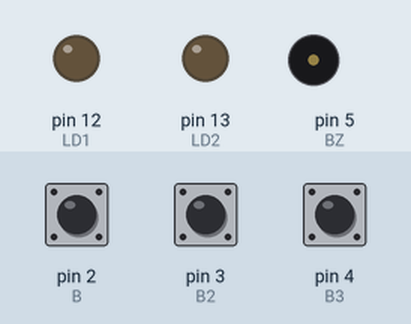
Recording of a sketch running on a simulated Arduino Uno, built with avr-gcc and run on an emulated ATmega328P. Parts: output pins drawn as LEDs (lit = HIGH), buzzer (waves = sounding). Dashed ring = blinking. The inputs (shaded band) are chosen by the test bench; at power-on: pin 2 (B) HIGH, pin 3 (B2) HIGH, pin 4 (B3) HIGH.

Above: at 0.8 s.
0.9 s: pin 2 (B) pulled LOW for 3.2 s
At 3.2 s:
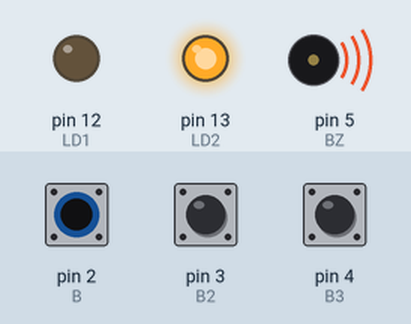
5.6 s: pin 3 (B2) pulled LOW for 3.2 s
At 6.7 s:
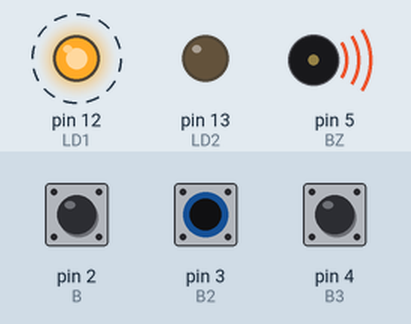
10.3 s: pin 3 (B2) pulled LOW for 1 s
At 12.0 s:
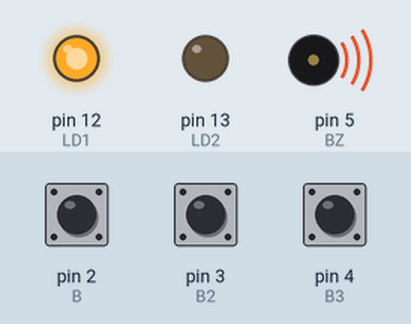
13.7 s: pin 2 (B) pulled LOW for 1 s
At 16.6 s:
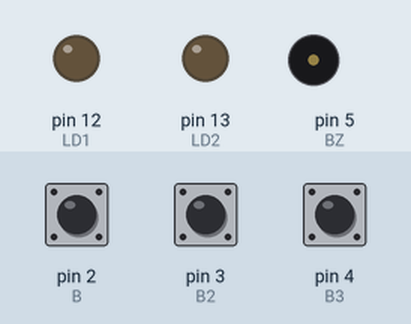
Timing chart, 0 to 18.1 s (numbered marks = the images above; inputs shaded):
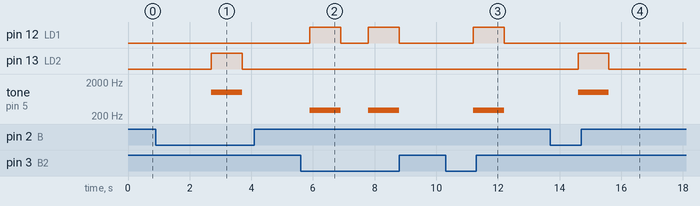

The sketch:

caja_secretos.ino
```cpp
const int B = 2;
const int B2 = 3;
const int B3 = 4;


const int LD1 = 12;
const int LD2 = 13;
const int BZ = 5;


int clave[3];
int intento[3];
int i;

void setup()
{
  pinMode(B, INPUT_PULLUP);
  pinMode(B2, INPUT_PULLUP);
  pinMode(B3, INPUT_PULLUP);

  pinMode(LD1, OUTPUT);
  pinMode(LD2, OUTPUT);
  pinMode(BZ, OUTPUT);

  guardarClave();
}

void loop()
  // Acierto: LED verde + sonido agudo
{
  leerIntento();

  if(comparar())
  {
    digitalWrite(LD2,HIGH);

    tone(BZ,1000);

    delay(1000);

    noTone(BZ);

    digitalWrite(LD2,LOW);
  }

  else
    // Error: LED rojo + sonido grave
  {
    digitalWrite(LD1,HIGH);

    tone(BZ,300);

    delay(1000);

    noTone(BZ);

    digitalWrite(LD1,LOW);
  }
}

	//cómo se graba la contraseña
void guardarClave()
{
  for(i=0;i<3;i++)
  {
    bool guardado=false;

    while(!guardado)
    {
      if(digitalRead(B)==LOW)
      {
        clave[i]=1;
        guardado=true;
        delay(300);
      }

      else if(digitalRead(B2)==LOW)
      {
        clave[i]=2;
        guardado=true;
        delay(300);
      }

      else if(digitalRead(B3)==LOW)
      {
        clave[i]=3;
        guardado=true;
        delay(300);
      }
    }
  }
}

void leerIntento()
{
  for(i=0;i<3;i++)
  {
    bool listo=false;

    while(!listo)
    {
      if(digitalRead(B)==LOW)
      {
        intento[i]=1;
        listo=true;
        delay(300);
      }

      else if(digitalRead(B2)==LOW)
      {
        intento[i]=2;
        listo=true;
        delay(300);
      }

      else if(digitalRead(B3)==LOW)
      {
        intento[i]=3;
        listo=true;
        delay(300);
      }
    }
  }
}

bool comparar()
{
  bool correcta=true;

  for(i=0;i<3;i++)
  {
    if(clave[i]!=intento[i])
    {
      correcta=false;
    }
  }

  return correcta;
}
```

Measured:
- after the input at 0.9 s, pin 13 (LD2): LOW → HIGH after 1.8 s, → LOW 1.0 s later; tone on pin 5 (BZ): silent → 1000 Hz after 1.8 s, → silent 1.0 s later
- after the input at 5.6 s, pin 12 (LD1): alternates HIGH for 1.0 s and LOW for 0.90 s, starting after 0.30 s; tone on pin 5 (BZ): alternates 300 Hz for 1.0 s and silent for 0.90 s, starting after 0.30 s
- after the input at 10.3 s, pin 12 (LD1): LOW → HIGH after 0.90 s, → LOW 1.0 s later; tone on pin 5 (BZ): silent → 300 Hz after 0.90 s, → silent 1.0 s later
- after the input at 13.7 s, pin 13 (LD2): LOW → HIGH after 0.90 s, → LOW 1.0 s later; tone on pin 5 (BZ): silent → 1000 Hz after 0.90 s, → silent 1.0 s later
